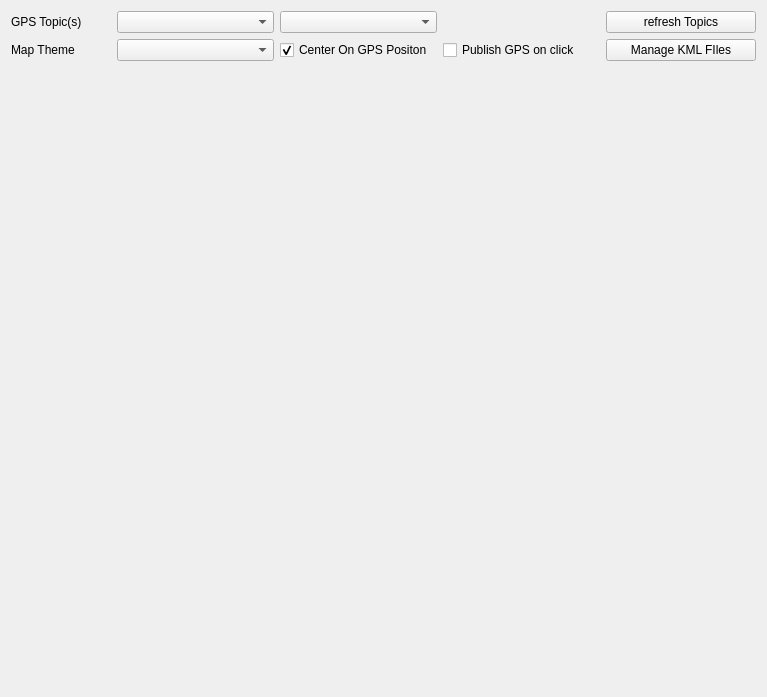
<?xml version="1.0" encoding="UTF-8"?>
<ui version="4.0">
 <class>Form</class>
 <widget class="QWidget" name="Form">
  <property name="geometry">
   <rect>
    <x>0</x>
    <y>0</y>
    <width>767</width>
    <height>697</height>
   </rect>
  </property>
  <property name="windowTitle">
   <string>Marble PLugin</string>
  </property>
  <layout class="QVBoxLayout" name="verticalLayout">
   <item>
    <layout class="QGridLayout" name="gridLayout">
     <item row="5" column="0" colspan="5">
      <widget class="marble_plugin::DrawableMarbleWidget" name="MarbleWidget" native="true"/>
     </item>
     <item row="2" column="0">
      <widget class="QLabel" name="label">
       <property name="sizePolicy">
        <sizepolicy hsizetype="Preferred" vsizetype="Preferred">
         <horstretch>0</horstretch>
         <verstretch>0</verstretch>
        </sizepolicy>
       </property>
       <property name="maximumSize">
        <size>
         <width>100</width>
         <height>16777215</height>
        </size>
       </property>
       <property name="text">
        <string>GPS Topic(s)</string>
       </property>
      </widget>
     </item>
     <item row="4" column="0">
      <widget class="QLabel" name="label_2">
       <property name="text">
        <string>Map Theme</string>
       </property>
      </widget>
     </item>
     <item row="2" column="4">
      <widget class="QPushButton" name="refreshButton">
       <property name="maximumSize">
        <size>
         <width>150</width>
         <height>16777215</height>
        </size>
       </property>
       <property name="text">
        <string>refresh Topics</string>
       </property>
       <property name="iconSize">
        <size>
         <width>16</width>
         <height>16</height>
        </size>
       </property>
      </widget>
     </item>
     <item row="4" column="1">
      <widget class="QComboBox" name="comboBox_theme"/>
     </item>
     <item row="4" column="2">
      <widget class="QCheckBox" name="checkBox_center">
       <property name="text">
        <string>Center On GPS Positon</string>
       </property>
       <property name="checked">
        <bool>true</bool>
       </property>
      </widget>
     </item>
     <item row="4" column="4">
      <widget class="QPushButton" name="manageKMLButton">
       <property name="maximumSize">
        <size>
         <width>150</width>
         <height>16777215</height>
        </size>
       </property>
       <property name="text">
        <string>Manage KML FIles</string>
       </property>
      </widget>
     </item>
     <item row="2" column="1">
      <widget class="QComboBox" name="comboBox_current_gps"/>
     </item>
     <item row="2" column="2">
      <widget class="QComboBox" name="comboBox_matched_gps"/>
     </item>
     <item row="4" column="3">
      <widget class="QCheckBox" name="checkBox_publish_gps">
       <property name="text">
        <string>Publish GPS on click</string>
       </property>
      </widget>
     </item>
    </layout>
   </item>
  </layout>
 </widget>
 <customwidgets>
  <customwidget>
   <class>marble_plugin::DrawableMarbleWidget</class>
   <extends>QWidget</extends>
   <header>marble_plugin/drawable_marble_widget.h</header>
   <container>1</container>
  </customwidget>
 </customwidgets>
 <resources/>
 <connections/>
</ui>
